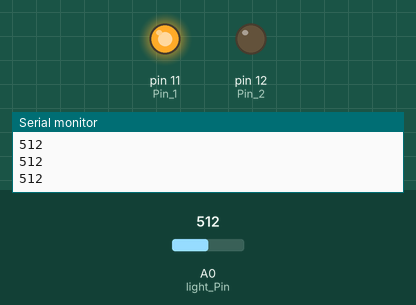
This sketch was run on a simulated Arduino Uno, built with avr-gcc and run on an emulated ATmega328P. Parts: output pins drawn as LEDs (lit = HIGH), the last lines printed to the serial monitor. Inputs (shaded band) come from the test bench; at power-on: A0 (light_Pin) = 512.

Above: at 1.2 s.
1.3 s: A0 (light_Pin) set to 410
2.8 s: A0 (light_Pin) set to 382
At 3.3 s:
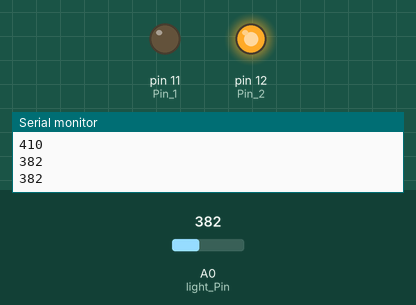
4.5 s: A0 (light_Pin) set to 511
At 5.7 s:
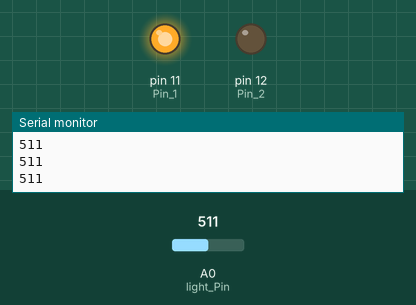
6.0 s: A0 (light_Pin) set to 390
At 6.9 s:
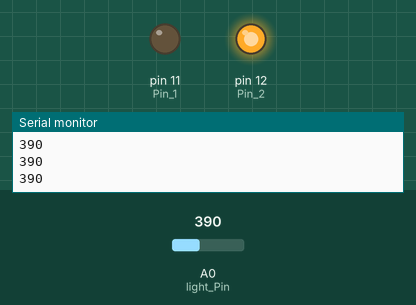
Timing chart, 0 to 8.5 s (numbered marks = the images above; inputs shaded):
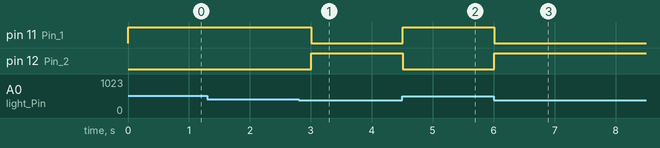

Measured:
- the behaviour switches between 401 and 400 on A0 (light_Pin) (found by bisection; images 0 and 1)
- after the input at 2.8 s, pin 11 (Pin_1): HIGH → LOW after 0.20 s; pin 12 (Pin_2): LOW → HIGH after 0.20 s
- after the input at 4.5 s, pin 11 (Pin_1): LOW → HIGH at once; pin 12 (Pin_2): HIGH → LOW at once
- after the input at 6.0 s, pin 11 (Pin_1): HIGH → LOW at once; pin 12 (Pin_2): LOW → HIGH at once

The sketch:

15_Photo_Register.ino
```cpp
int light_Pin = A0;
int readVal;
int D_T = 250;
const int Pin_1 = 11;
const int Pin_2 = 12;


void setup() {
  // put your setup code here, to run once:
  Serial.begin(9600);
  pinMode(light_Pin, INPUT);
  pinMode(Pin_1, OUTPUT);
  pinMode(Pin_2, OUTPUT);

}

void loop() {
  // put your main code here, to run repeatedly:
  readVal = analogRead(light_Pin);
  Serial.println(readVal);

  if (readVal > 400) {
    digitalWrite(Pin_1, HIGH);
    digitalWrite(Pin_2, LOW);
  }
  else {
    digitalWrite(Pin_1, LOW);
    digitalWrite(Pin_2, HIGH);
  }
  delay(D_T);
}
```
